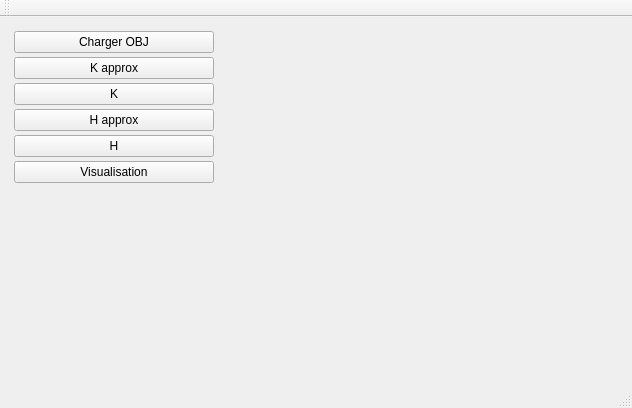
<?xml version="1.0" encoding="UTF-8"?>
<ui version="4.0">
 <class>MainWindow</class>
 <widget class="QMainWindow" name="MainWindow">
  <property name="geometry">
   <rect>
    <x>0</x>
    <y>0</y>
    <width>632</width>
    <height>408</height>
   </rect>
  </property>
  <property name="windowTitle">
   <string>MainWindow</string>
  </property>
  <widget class="QWidget" name="centralWidget">
   <layout class="QHBoxLayout" name="horizontalLayout">
    <item>
     <widget class="QWidget" name="widget_2" native="true">
      <property name="sizePolicy">
       <sizepolicy hsizetype="Maximum" vsizetype="Preferred">
        <horstretch>150</horstretch>
        <verstretch>0</verstretch>
       </sizepolicy>
      </property>
      <property name="minimumSize">
       <size>
        <width>150</width>
        <height>0</height>
       </size>
      </property>
      <layout class="QVBoxLayout" name="verticalLayout">
       <property name="spacing">
        <number>4</number>
       </property>
       <property name="leftMargin">
        <number>3</number>
       </property>
       <property name="topMargin">
        <number>3</number>
       </property>
       <property name="rightMargin">
        <number>3</number>
       </property>
       <property name="bottomMargin">
        <number>3</number>
       </property>
       <item>
        <widget class="QPushButton" name="pushButton_chargement">
         <property name="minimumSize">
          <size>
           <width>200</width>
           <height>0</height>
          </size>
         </property>
         <property name="text">
          <string>Charger OBJ</string>
         </property>
        </widget>
       </item>
       <item>
        <widget class="QPushButton" name="courbures_K_approx">
         <property name="text">
          <string>K approx</string>
         </property>
        </widget>
       </item>
       <item>
        <widget class="QPushButton" name="courbures_K">
         <property name="text">
          <string>K</string>
         </property>
        </widget>
       </item>
       <item>
        <widget class="QPushButton" name="courbures_H_approx">
         <property name="text">
          <string>H approx</string>
         </property>
        </widget>
       </item>
       <item>
        <widget class="QPushButton" name="courbures_H">
         <property name="text">
          <string>H</string>
         </property>
        </widget>
       </item>
       <item>
        <widget class="QPushButton" name="pushButton_visualisation">
         <property name="text">
          <string>Visualisation</string>
         </property>
        </widget>
       </item>
       <item>
        <spacer name="verticalSpacer">
         <property name="orientation">
          <enum>Qt::Vertical</enum>
         </property>
         <property name="sizeHint" stdset="0">
          <size>
           <width>20</width>
           <height>40</height>
          </size>
         </property>
        </spacer>
       </item>
      </layout>
     </widget>
    </item>
    <item>
     <widget class="MeshViewerWidget" name="displayWidget" native="true"/>
    </item>
   </layout>
  </widget>
  <widget class="QMenuBar" name="menuBar">
   <property name="geometry">
    <rect>
     <x>0</x>
     <y>0</y>
     <width>632</width>
     <height>22</height>
    </rect>
   </property>
  </widget>
  <widget class="QToolBar" name="mainToolBar">
   <attribute name="toolBarArea">
    <enum>TopToolBarArea</enum>
   </attribute>
   <attribute name="toolBarBreak">
    <bool>false</bool>
   </attribute>
  </widget>
  <widget class="QStatusBar" name="statusBar"/>
 </widget>
 <layoutdefault spacing="6" margin="11"/>
 <customwidgets>
  <customwidget>
   <class>MeshViewerWidget</class>
   <extends>QWidget</extends>
   <header location="global">meshviewerwidget.h</header>
   <container>1</container>
  </customwidget>
 </customwidgets>
 <resources/>
 <connections/>
</ui>
